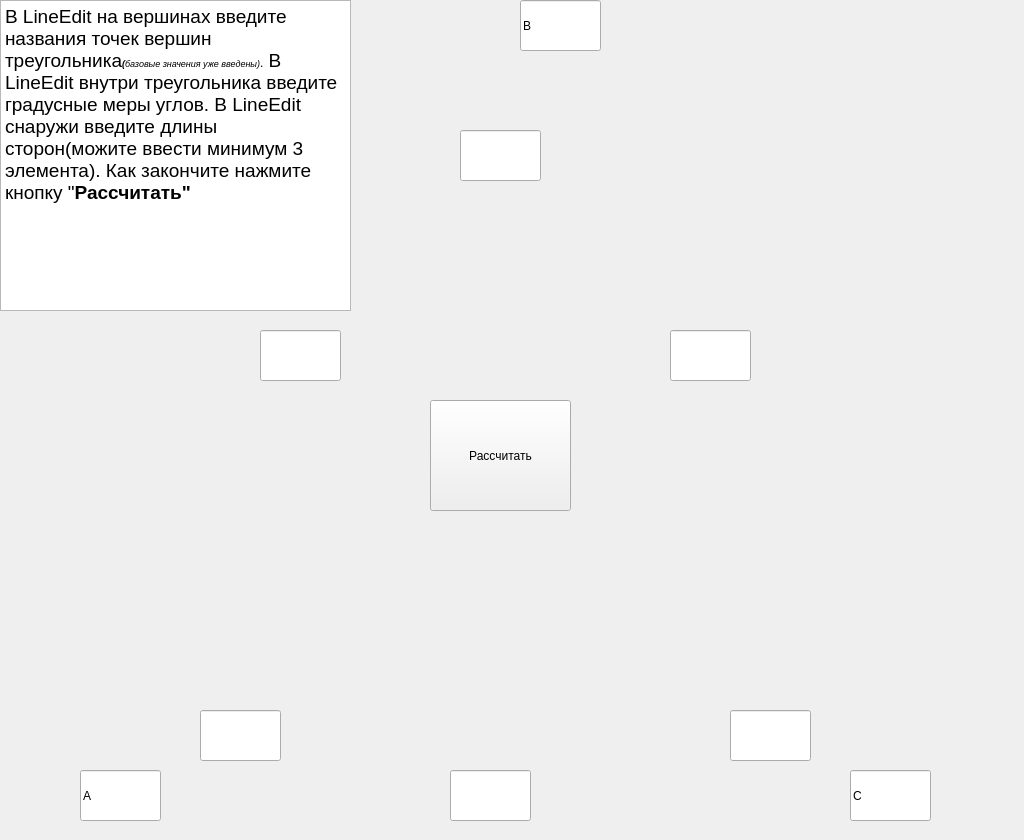
<?xml version="1.0" encoding="UTF-8"?>
<ui version="4.0">
 <class>Form</class>
 <widget class="QWidget" name="Form">
  <property name="geometry">
   <rect>
    <x>0</x>
    <y>0</y>
    <width>1024</width>
    <height>840</height>
   </rect>
  </property>
  <property name="windowTitle">
   <string>Form</string>
  </property>
  <widget class="QLabel" name="label">
   <property name="geometry">
    <rect>
     <x>160</x>
     <y>30</y>
     <width>691</width>
     <height>741</height>
    </rect>
   </property>
   <property name="text">
    <string/>
   </property>
   <property name="pixmap">
    <pixmap>s1200.jpg</pixmap>
   </property>
   <property name="scaledContents">
    <bool>true</bool>
   </property>
  </widget>
  <widget class="QLineEdit" name="line_ab">
   <property name="geometry">
    <rect>
     <x>260</x>
     <y>330</y>
     <width>81</width>
     <height>51</height>
    </rect>
   </property>
  </widget>
  <widget class="QLineEdit" name="line_bc">
   <property name="geometry">
    <rect>
     <x>670</x>
     <y>330</y>
     <width>81</width>
     <height>51</height>
    </rect>
   </property>
  </widget>
  <widget class="QLineEdit" name="line_ac">
   <property name="geometry">
    <rect>
     <x>450</x>
     <y>770</y>
     <width>81</width>
     <height>51</height>
    </rect>
   </property>
  </widget>
  <widget class="QLineEdit" name="line_alpha">
   <property name="geometry">
    <rect>
     <x>200</x>
     <y>710</y>
     <width>81</width>
     <height>51</height>
    </rect>
   </property>
  </widget>
  <widget class="QLineEdit" name="line_beta">
   <property name="geometry">
    <rect>
     <x>460</x>
     <y>130</y>
     <width>81</width>
     <height>51</height>
    </rect>
   </property>
  </widget>
  <widget class="QLineEdit" name="line_gamma">
   <property name="geometry">
    <rect>
     <x>730</x>
     <y>710</y>
     <width>81</width>
     <height>51</height>
    </rect>
   </property>
  </widget>
  <widget class="QLineEdit" name="line_a">
   <property name="geometry">
    <rect>
     <x>80</x>
     <y>770</y>
     <width>81</width>
     <height>51</height>
    </rect>
   </property>
   <property name="text">
    <string>A</string>
   </property>
  </widget>
  <widget class="QLineEdit" name="line_c">
   <property name="geometry">
    <rect>
     <x>850</x>
     <y>770</y>
     <width>81</width>
     <height>51</height>
    </rect>
   </property>
   <property name="text">
    <string>C</string>
   </property>
  </widget>
  <widget class="QLineEdit" name="line_b">
   <property name="geometry">
    <rect>
     <x>520</x>
     <y>0</y>
     <width>81</width>
     <height>51</height>
    </rect>
   </property>
   <property name="text">
    <string>B</string>
   </property>
  </widget>
  <widget class="QTextBrowser" name="textBrowser">
   <property name="geometry">
    <rect>
     <x>0</x>
     <y>0</y>
     <width>351</width>
     <height>311</height>
    </rect>
   </property>
   <property name="html">
    <string>&lt;!DOCTYPE HTML PUBLIC &quot;-//W3C//DTD HTML 4.0//EN&quot; &quot;http://www.w3.org/TR/REC-html40/strict.dtd&quot;&gt;
&lt;html&gt;&lt;head&gt;&lt;meta name=&quot;qrichtext&quot; content=&quot;1&quot; /&gt;&lt;style type=&quot;text/css&quot;&gt;
p, li { white-space: pre-wrap; }
&lt;/style&gt;&lt;/head&gt;&lt;body style=&quot; font-family:'MS Shell Dlg 2'; font-size:7.8pt; font-weight:400; font-style:normal;&quot;&gt;
&lt;p style=&quot; margin-top:0px; margin-bottom:0px; margin-left:0px; margin-right:0px; -qt-block-indent:0; text-indent:0px;&quot;&gt;&lt;span style=&quot; font-size:14pt;&quot;&gt;В LineEdit на вершинах введите названия точек вершин треугольника&lt;/span&gt;&lt;span style=&quot; font-size:7pt; font-weight:600; font-style:italic;&quot;&gt;(&lt;/span&gt;&lt;span style=&quot; font-size:7pt; font-style:italic;&quot;&gt;базовые значения уже введены)&lt;/span&gt;&lt;span style=&quot; font-size:9pt;&quot;&gt;.&lt;/span&gt;&lt;span style=&quot; font-size:14pt;&quot;&gt; В LineEdit внутри треугольника введите градусные меры углов. В LineEdit снаружи введите длины сторон(можите ввести минимум 3 элемента). Как закончите нажмите кнопку &amp;quot;&lt;/span&gt;&lt;span style=&quot; font-size:14pt; font-weight:600;&quot;&gt;Рассчитать&amp;quot;&lt;/span&gt;&lt;/p&gt;&lt;/body&gt;&lt;/html&gt;</string>
   </property>
  </widget>
  <widget class="QPushButton" name="pushButton">
   <property name="geometry">
    <rect>
     <x>430</x>
     <y>400</y>
     <width>141</width>
     <height>111</height>
    </rect>
   </property>
   <property name="text">
    <string>Рассчитать</string>
   </property>
  </widget>
 </widget>
 <resources/>
 <connections/>
</ui>
